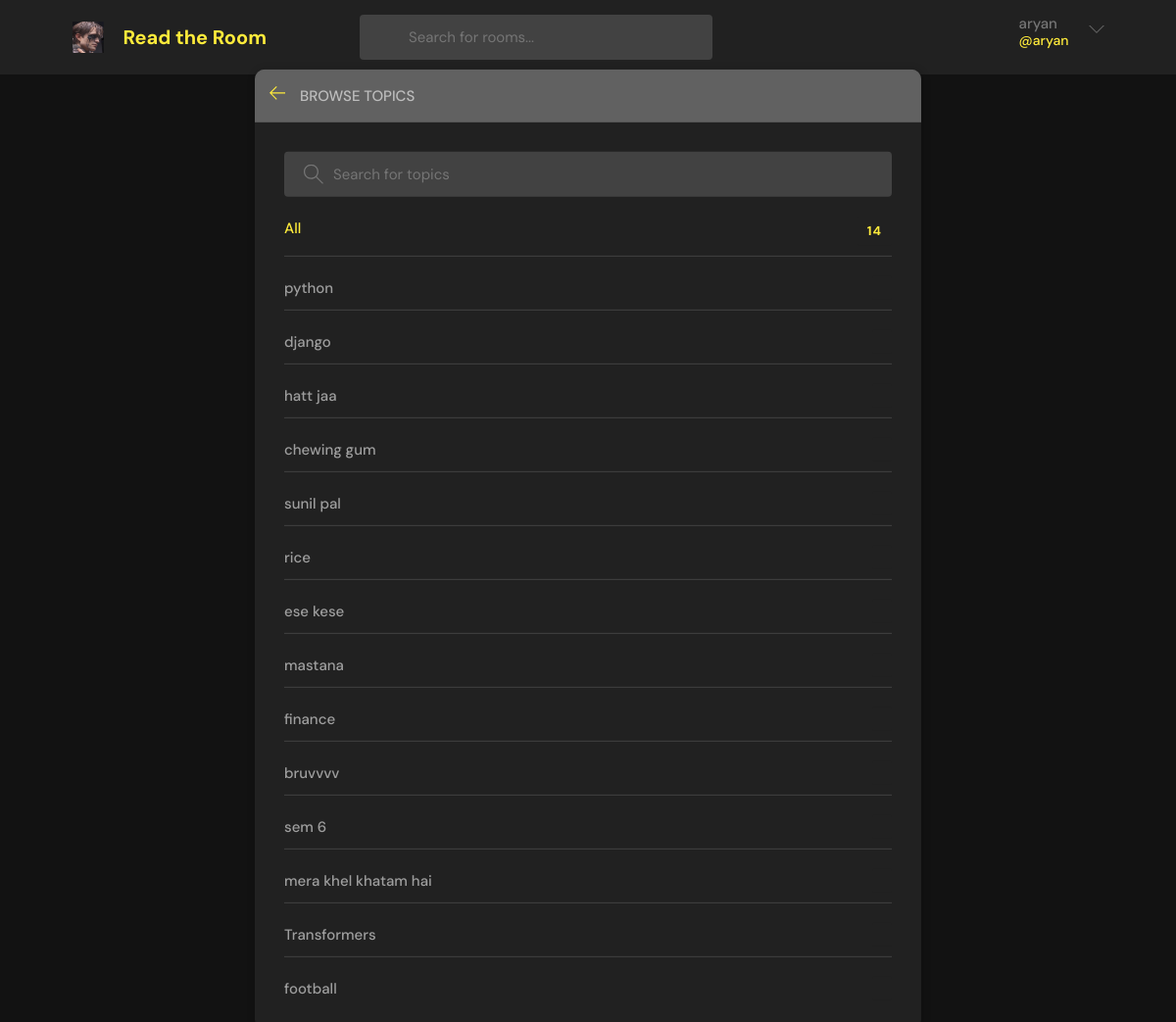
The app's page /topics/ (signed in) with its own data.
### base/models.py (models this page shows, shortened)
class Topic(models.Model):
    name = models.CharField(max_length=200)

### base/views.py (the view)
# urls.py: path('topics/', views.topicsPage, name="topics"),
def topicsPage(request):
    q = request.GET.get('q')if request.GET.get('q') != None else ''
    topics = Topic.objects.filter(name__icontains=q)
    return render(request, 'base/topics.html',{'topics':topics})

### base/templates/base/topics.html (shortened to what this page needs)
{% extends 'main.html' %}
{% block content %}
<main class="create-room layout">
  <div class="container">
    <div class="layout__box">
      <div class="layout__boxHeader">
        <div class="layout__boxTitle">
          <a href="{% url 'home' %}">
            <svg version="1.1" xmlns="http://www.w3.org/2000/svg" width="32" height="32" viewBox="0 0 32 32">
              <title>arrow-left</title>
              <path
                d="M13.723 2.286l-13.723 13.714 13.719 13.714 1.616-1.611-10.96-10.96h27.625v-2.286h-27.625l10.965-10.965-1.616-1.607z">
              </path>
            </svg>
          </a>
          <h3>Browse Topics</h3>
        </div>
      </div>
      <div class="topics-page layout__body">
        <form action="" method="GET" class="header__search">
          <label>
            <input name="q" placeholder="Search for topics" />
          </label>
        </form>
        <ul class="topics__list">
          <li>
            <a href="{% url 'topics' %}" class="active">All <span>{{topics.count}}</span></a>
          </li>
          {% for topic in topics %}
          <li>
            <a href="{% url 'home' %}?q={{topic.name}}">{{ topic.name }} <span>{{topic.room_set.all.count}}</span></a>
          </li>
          {% endfor %}
        </ul>
      </div>
    </div>
  </div>
</main>
{% endblock content %}

### templates/navigation.html (shortened to what this page needs)
{% load static %}
<header class="header header--loggedIn">
    <div class="container">
      <a href="{% url 'home' %}" class="header__logo">
        <img src="{% static 'images/batman.ico' %}" />
        <h1>Read the Room</h1>
      </a>
      <form class="header__search" method = "GET"
      action = "{% url 'home' %}">
        <label>
          <svg version="1.1" xmlns="http://www.w3.org/2000/svg" width="32" height="32" viewBox="0 0 32 32">
          </svg>
          <input name = 'q' placeholder="Search for rooms..." />
        </label>
      </form>
      <nav class="header__menu">
        {% if request.user.is_authenticated %}
        <div class="header__user">
          <a href="{% url 'update-user' %}" >
            <p>{{request.user.username}}<span>@{{request.user.username}}</span></p>
          </a>
          <button class="dropdown-button">
            <svg version="1.1" xmlns="http://www.w3.org/2000/svg" width="32" height="32" viewBox="0 0 32 32">
              <title>chevron-down</title>
              <path d="M16 21l-13-13h-3l16 16 16-16h-3l-13 13z"></path>
            </svg>
          </button>
        </div>
        {% else %}
        <a href="{% url 'login' %}">
          <img src="{% static 'images/avatar.svg'%}" />
          <p>Login</p>
        </a>
        {% endif %}
      </nav>
    </div>
  </header>

### static/styles/style.css (style rules this page uses)
:root { --color-main: #ffeb3b; --color-main-light: #ffff72; --color-dark: #212121; --color-dark-medium: #424242; --color-dark-light: #616161; --color-light: #bdbdbd; --color-gray: #757575; --color-light-gray: #9e9e9e; --color-bg: #121212; --color-success: #5dd693; --color-error: #fc4b0b; }
* { font-family: "DM Sans", -apple-system, BlinkMacSystemFont, "Segoe UI", Roboto, Oxygen, Ubuntu, Cantarell, "Open Sans", "Helvetica Neue", sans-serif; margin: 0; padding: 0; box-sizing: border-box; text-rendering: optimizeLegibility; font-size: inherit; }
html { font-size: 56.25%; }
@media only screen and (min-width: 1200px) { html { font-size: 62.5%; } }
body { line-height: 1.6; font-weight: 400; font-size: 1.5rem; color: var(--color-light-gray); background-color: var(--color-bg); min-height: 100vh; }
img { width: 100%; }
a { display: inline-block; color: var(--color-main); text-decoration: none; }
.container { max-width: 120rem; width: 90%; margin: auto; }
.header { padding: 1.5rem; background-color: var(--color-dark); }
.header > .container { display: flex; gap: 9.5rem; }
.header__logo, .header__user { display: flex; gap: 2rem; align-items: center; }
.header__logo > img { height: 3.2rem; width: 3.2rem; }
.header__logo > h1 { font-weight: 700; font-size: 2rem; color: var(--color-main); }
.header__search > label { background-color: var(--color-dark-medium); padding: 1.3rem 1rem; display: flex; align-items: center; gap: 1rem; border-radius: 4px; }
.header__search svg { fill: var(--color-gray); width: 2rem; height: 2rem; margin-left: 1rem; }
.header__search input { width: 30rem; background: transparent; border: none; outline: none; color: var(--color-light); }
.header__menu { margin-left: auto; position: relative; }
.header__menu a { display: flex; gap: 1.5rem; align-items: center; font-weight: 500; text-decoration: none; color: var(--color-gray); }
.header__menu p { line-height: 1.2; }
.header__menu span { color: var(--color-main); font-weight: 500; font-size: 1.4rem; display: block; }
.header__menu svg { width: 1.6rem; height: 1.6rem; fill: var(--color-dark-light); }
.dropdown-button { background: transparent; border: 0; outline: 0; cursor: pointer; }
.layout { margin-top: 2.4rem; }
.layout > .container { display: flex; justify-content: space-between; align-items: flex-start; }
.layout__box { width: 90%; max-width: 48rem; min-height: 40rem; position: absolute; top: 50%; left: 50%; transform: translate(-50%, -46%); background-color: var(--color-dark); border-radius: 1rem; box-shadow: 1px 1px 6px 3px rgba(0, 0, 0, 0.1); overflow: hidden; }
.layout__boxHeader { display: flex; padding: 1.5rem; background-color: var(--color-dark-light); }
.layout__boxTitle { display: flex; gap: 1.5rem; align-items: center; }
.layout__boxTitle h3 { text-transform: uppercase; font-weight: 500; color: var(--color-light); }
.layout__boxTitle svg { width: 1.6rem; height: 1.6rem; fill: var(--color-main); }
.layout__body { margin: 3rem; }
.topics__list { list-style: none; }
.topics__list li a { display: flex; justify-content: space-between; margin-bottom: 3rem; font-weight: 500; color: var(--color-light-gray); transition: all 0.3s ease-in-out; }
.topics__list li a.active, .topics__list li a:hover { color: var(--color-main); }
.topics__list li a span { padding: 0.5rem 1rem; background-color: var(--color-dark); border-radius: 3px; font-size: 1.3rem; font-weight: 700; letter-spacing: 1px; }
.topics-page .topics__list li:not(:last-child) a { margin: 2rem 0; padding-bottom: 1rem; text-decoration: none; border-bottom: 1px solid var(--color-dark-medium); }
.topics-page .header__search { display: block; }
.create-room.layout .layout__box { max-width: 68rem; }

### records on screen
Topic: name "python"
Topic: name "django"
Topic: name "hatt jaa"
Topic: name "chewing gum"
Topic: name "sunil pal"
Topic: name "rice"
Topic: name "ese kese"
Topic: name "mastana"
Topic: name "finance"
Topic: name "bruvvvv"
Topic: name "sem 6"
Topic: name "mera khel khatam hai"
Topic: name "Transformers"
Topic: name "football"

### other values on screen
{{ request.user.username }} "aryan"
{{ topics.count }} "14"
